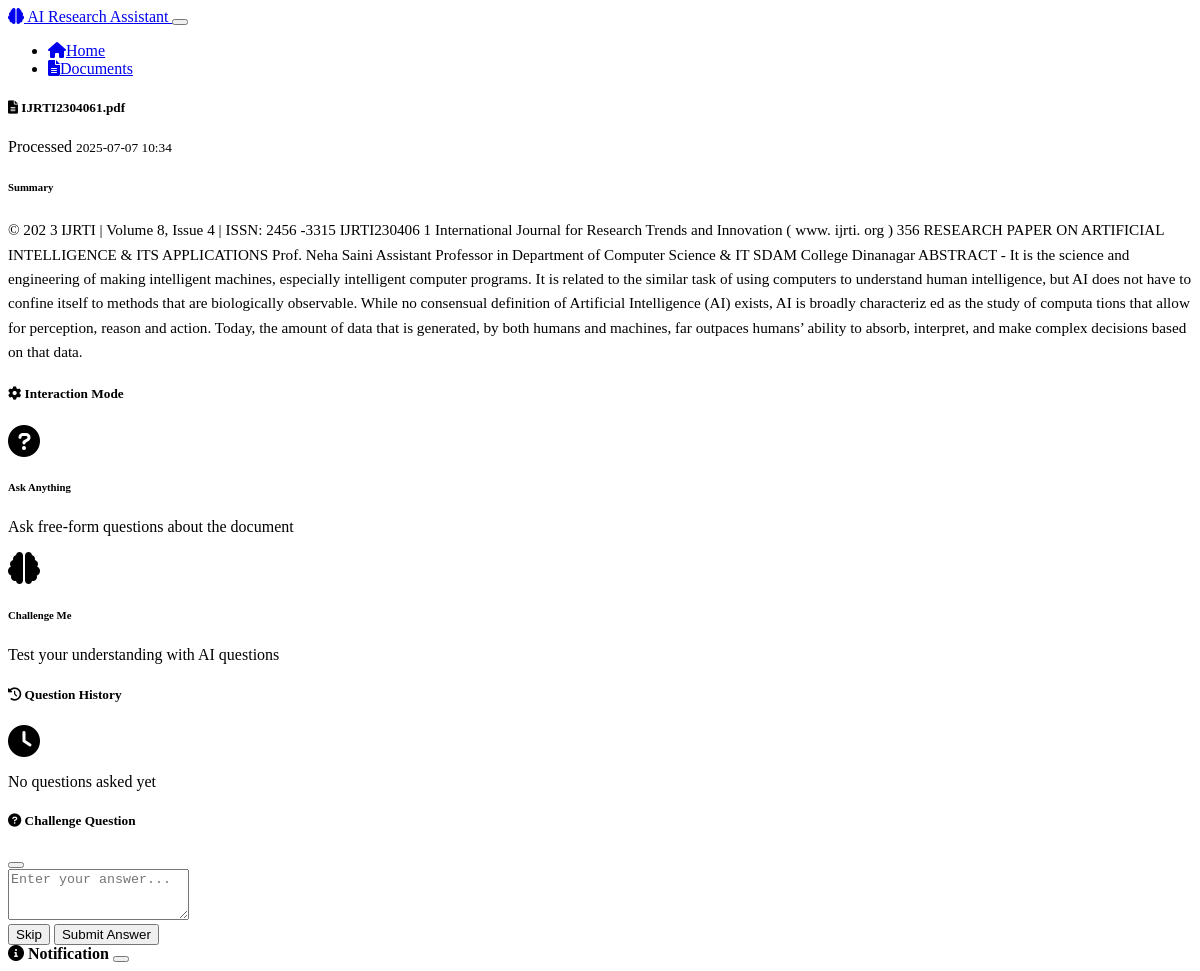
The page /document/4 on the database its author committed.
### models.py (models this page shows, shortened)
class Document(db.Model):
    id = db.Column(Integer, primary_key=True)
    filename = db.Column(String(255), nullable=False)
    original_filename = db.Column(String(255), nullable=False)
    file_path = db.Column(String(500), nullable=False)
    file_type = db.Column(String(10), nullable=False)
    upload_date = db.Column(DateTime, default=datetime.utcnow)
    summary = db.Column(Text)
    content = db.Column(Text)
    processed = db.Column(Boolean, default=False)

### routes.py (the view)
@app.route('/document/<int:document_id>')
def view_document(document_id):
    document = Document.query.get_or_404(document_id)
    session['current_document_id'] = document_id
    return render_template('document_analysis.html', document=document)

### templates/document_analysis.html (shortened to what this page needs)
{% extends "base.html" %}
{% block content %}
<div class="row">
    <div class="col-lg-8 mx-auto">
        <div class="card mb-4">
            <div class="card-header">
                <div class="d-flex justify-content-between align-items-center">
                    <h5 class="card-title mb-0">
                        <i class="fas fa-file-alt me-2"></i>
                        {{ document.original_filename }}
                    </h5>
                    <div>
                        <span class="badge bg-success">Processed</span>
                        <small class="text-muted ms-2">
                            {{ document.upload_date.strftime('%Y-%m-%d %H:%M') }}
                        </small>
                    </div>
                </div>
            </div>
            <div class="card-body">
                <h6 class="text-muted mb-2">Summary</h6>
                <p class="summary-text">{{ document.summary or 'No summary available' }}</p>
            </div>
        </div>
        <div class="card mb-4">
            <div class="card-header">
                <h5 class="card-title mb-0">
                    <i class="fas fa-cog me-2"></i>
                    Interaction Mode
                </h5>
            </div>
            <div class="card-body">
                <div class="row">
                    <div class="col-md-6 mb-3">
                        <div class="card mode-card" onclick="switchMode('ask')">
                            <div class="card-body text-center">
                                <i class="fas fa-question-circle fa-2x text-info mb-2"></i>
                                <h6>Ask Anything</h6>
                                <p class="small text-muted">Ask free-form questions about the document</p>
                            </div>
                        </div>
                    </div>
                    <div class="col-md-6 mb-3">
                        <div class="card mode-card" onclick="switchMode('challenge')">
                            <div class="card-body text-center">
                                <i class="fas fa-brain fa-2x text-success mb-2"></i>
                                <h6>Challenge Me</h6>
                                <p class="small text-muted">Test your understanding with AI questions</p>
                            </div>
                        </div>
                    </div>
                </div>
            </div>
        </div>
        <div class="card mt-4">
            <div class="card-header">
                <h5 class="card-title mb-0">
                    <i class="fas fa-history me-2"></i>
                    Question History
                </h5>
            </div>
            <div class="card-body">
                <div id="historyContent">
                    <div class="text-center text-muted">
                        <i class="fas fa-clock fa-2x mb-2"></i>
                        <p>No questions asked yet</p>
                    </div>
                </div>
            </div>
        </div>
    </div>
</div>
<div class="modal fade" id="challengeQuestionModal" tabindex="-1">
    <div class="modal-dialog">
        <div class="modal-content">
            <div class="modal-header">
                <h5 class="modal-title">
                    <i class="fas fa-question-circle me-2"></i>
                    Challenge Question
                </h5>
                <button type="button" class="btn-close" data-bs-dismiss="modal"></button>
            </div>
            <div class="modal-body">
                <div class="mt-3">
                    <textarea
                        class="form-control"
                        id="challengeAnswerInput"
                        rows="3"
                        placeholder="Enter your answer..."
                    ></textarea>
                </div>
            </div>
            <div class="modal-footer">
                <button type="button" class="btn btn-secondary" data-bs-dismiss="modal">Skip</button>
                <button type="button" class="btn btn-primary" onclick="submitChallengeAnswer()">
                    Submit Answer
                </button>
            </div>
        </div>
    </div>
</div>
{% endblock %}

### static/css/style.css (style rules this page uses)
.mode-card { cursor: pointer; transition: all 0.3s ease; border: 1px solid var(--bs-border-color); }
.summary-text { line-height: 1.6; font-size: 0.95rem; }
html { scroll-behavior: smooth; }

### rows shown on the page
Document: original_filename "IJRTI2304061.pdf", upload_date "2025-07-07 10:34", summary "© 202 3 IJRTI | Volume 8, Issue 4 | ISSN: 2456 -3315 IJRTI230406 1 International Journal for Research Trends and Innovation ( www. ijrti. org ) 356 RESEARCH PAPER ON ARTIFICIAL INTELLIGENCE & ITS APPLICATIONS Prof. Neha Saini Assistant Professor in Department of Computer Science & IT SDAM College Dinanagar ABSTRACT - It is the science and engineering of making intelligent machines, especially intelligent computer programs. It is related to the similar task of using computers to understand human intelligence, but AI does not have to confine itself to methods that are biologically observable. While no consensual definition of Artificial Intelligence (AI) exists, AI is broadly characteriz ed…"
